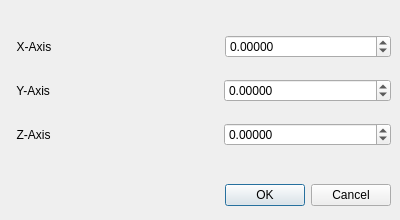
<?xml version="1.0" encoding="UTF-8"?>
<ui version="4.0">
 <class>VectorEditor</class>
 <widget class="QDialog" name="VectorEditor">
  <property name="geometry">
   <rect>
    <x>0</x>
    <y>0</y>
    <width>400</width>
    <height>220</height>
   </rect>
  </property>
  <property name="windowTitle">
   <string>Edit Vector 3D</string>
  </property>
  <widget class="QDialogButtonBox" name="buttonBox">
   <property name="geometry">
    <rect>
     <x>10</x>
     <y>180</y>
     <width>381</width>
     <height>31</height>
    </rect>
   </property>
   <property name="orientation">
    <enum>Qt::Horizontal</enum>
   </property>
   <property name="standardButtons">
    <set>QDialogButtonBox::Cancel|QDialogButtonBox::Ok</set>
   </property>
  </widget>
  <widget class="QWidget" name="verticalLayoutWidget">
   <property name="geometry">
    <rect>
     <x>10</x>
     <y>20</y>
     <width>381</width>
     <height>141</height>
    </rect>
   </property>
   <layout class="QVBoxLayout" name="verticalLayout">
    <item>
     <layout class="QHBoxLayout" name="horizontalLayout_3">
      <item>
       <widget class="QLabel" name="label">
        <property name="text">
         <string>  X-Axis</string>
        </property>
       </widget>
      </item>
      <item>
       <spacer name="horizontalSpacer">
        <property name="orientation">
         <enum>Qt::Horizontal</enum>
        </property>
        <property name="sizeHint" stdset="0">
         <size>
          <width>40</width>
          <height>20</height>
         </size>
        </property>
       </spacer>
      </item>
      <item>
       <widget class="QDoubleSpinBox" name="xValueBox">
        <property name="sizePolicy">
         <sizepolicy hsizetype="Expanding" vsizetype="Fixed">
          <horstretch>0</horstretch>
          <verstretch>0</verstretch>
         </sizepolicy>
        </property>
        <property name="decimals">
         <number>5</number>
        </property>
        <property name="minimum">
         <double>-1000000.000000000000000</double>
        </property>
        <property name="maximum">
         <double>1000000.000000000000000</double>
        </property>
       </widget>
      </item>
     </layout>
    </item>
    <item>
     <layout class="QHBoxLayout" name="horizontalLayout">
      <item>
       <widget class="QLabel" name="label_2">
        <property name="text">
         <string>  Y-Axis</string>
        </property>
       </widget>
      </item>
      <item>
       <spacer name="horizontalSpacer_2">
        <property name="orientation">
         <enum>Qt::Horizontal</enum>
        </property>
        <property name="sizeHint" stdset="0">
         <size>
          <width>40</width>
          <height>20</height>
         </size>
        </property>
       </spacer>
      </item>
      <item>
       <widget class="QDoubleSpinBox" name="yValueBox">
        <property name="sizePolicy">
         <sizepolicy hsizetype="Expanding" vsizetype="Fixed">
          <horstretch>0</horstretch>
          <verstretch>0</verstretch>
         </sizepolicy>
        </property>
        <property name="decimals">
         <number>5</number>
        </property>
        <property name="minimum">
         <double>-1000000.000000000000000</double>
        </property>
        <property name="maximum">
         <double>1000000.000000000000000</double>
        </property>
       </widget>
      </item>
     </layout>
    </item>
    <item>
     <layout class="QHBoxLayout" name="horizontalLayout_2">
      <item>
       <widget class="QLabel" name="label_3">
        <property name="text">
         <string>  Z-Axis</string>
        </property>
       </widget>
      </item>
      <item>
       <spacer name="horizontalSpacer_3">
        <property name="orientation">
         <enum>Qt::Horizontal</enum>
        </property>
        <property name="sizeHint" stdset="0">
         <size>
          <width>40</width>
          <height>20</height>
         </size>
        </property>
       </spacer>
      </item>
      <item>
       <widget class="QDoubleSpinBox" name="zValueBox">
        <property name="sizePolicy">
         <sizepolicy hsizetype="Expanding" vsizetype="Fixed">
          <horstretch>0</horstretch>
          <verstretch>0</verstretch>
         </sizepolicy>
        </property>
        <property name="decimals">
         <number>5</number>
        </property>
        <property name="minimum">
         <double>-1000000.000000000000000</double>
        </property>
        <property name="value">
         <double>0.000000000000000</double>
        </property>
       </widget>
      </item>
     </layout>
    </item>
   </layout>
  </widget>
 </widget>
 <resources/>
 <connections>
  <connection>
   <sender>buttonBox</sender>
   <signal>accepted()</signal>
   <receiver>VectorEditor</receiver>
   <slot>accept()</slot>
   <hints>
    <hint type="sourcelabel">
     <x>248</x>
     <y>254</y>
    </hint>
    <hint type="destinationlabel">
     <x>157</x>
     <y>274</y>
    </hint>
   </hints>
  </connection>
  <connection>
   <sender>buttonBox</sender>
   <signal>rejected()</signal>
   <receiver>VectorEditor</receiver>
   <slot>reject()</slot>
   <hints>
    <hint type="sourcelabel">
     <x>316</x>
     <y>260</y>
    </hint>
    <hint type="destinationlabel">
     <x>286</x>
     <y>274</y>
    </hint>
   </hints>
  </connection>
 </connections>
</ui>
